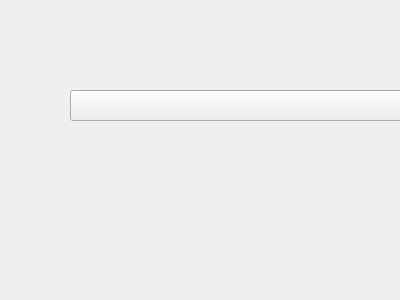
<?xml version="1.0" encoding="UTF-8"?>
<ui version="4.0">
 <class>Form</class>
 <widget class="QWidget" name="Form">
  <property name="geometry">
   <rect>
    <x>0</x>
    <y>0</y>
    <width>400</width>
    <height>300</height>
   </rect>
  </property>
  <property name="windowTitle">
   <string>Form</string>
  </property>
  <widget class="QComboBox" name="name_comboBox">
   <property name="geometry">
    <rect>
     <x>70</x>
     <y>90</y>
     <width>1000</width>
     <height>31</height>
    </rect>
   </property>
   <property name="minimumSize">
    <size>
     <width>1000</width>
     <height>20</height>
    </size>
   </property>
   <property name="font">
    <font>
     <family>Segoe UI Black</family>
     <pointsize>14</pointsize>
     <stylestrategy>PreferAntialias</stylestrategy>
     <kerning>false</kerning>
    </font>
   </property>
  </widget>
 </widget>
 <resources/>
 <connections/>
</ui>
